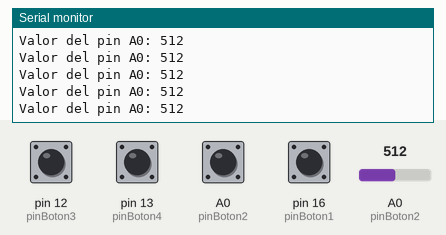
Bench run of a sketch on a simulated Arduino Uno, built with avr-gcc and run on an emulated ATmega328P. Shown: the last lines printed to the serial monitor. The test bench sets the inputs (shaded band); at power-on: A0 (pinBoton2), pin 12 (pinBoton3), pin 13 (pinBoton4), pin 16 (pinBoton1) LOW, A0 (pinBoton2) = 512.

Above: at 1.2 s.
1.3 s: pin 12 (pinBoton3) pulled HIGH for 0.15 s
At 1.31 s:
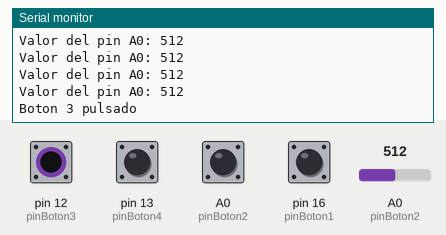
2.9 s: A0 (pinBoton2) set to 716
At 2.92 s:
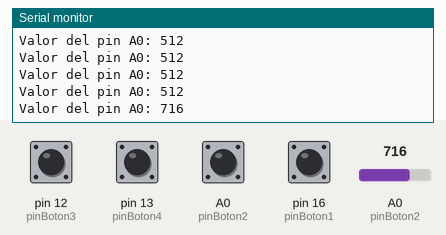
4.4 s: pin 13 (pinBoton4) pulled HIGH for 0.15 s
At 4.42 s:
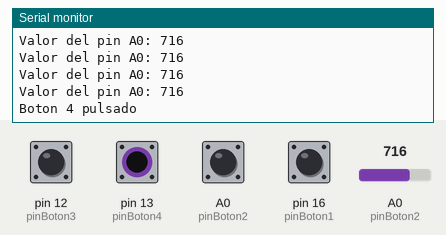
6.0 s: A0 (pinBoton2) pulled HIGH for 0.15 s
At 6.03 s:
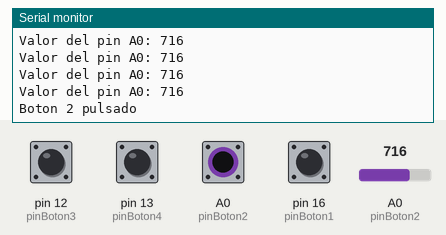
7.6 s: pin 16 (pinBoton1) pulled HIGH for 0.15 s
At 7.64 s:
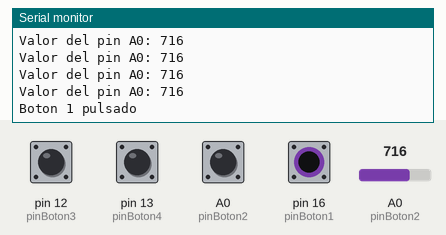
9.2 s: A0 (pinBoton2) set to 900
At 9.25 s:
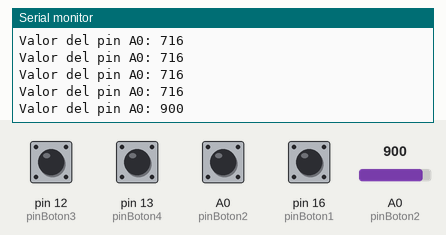
Timing chart, 0 to 11.7 s (numbered marks = the images above; inputs shaded):
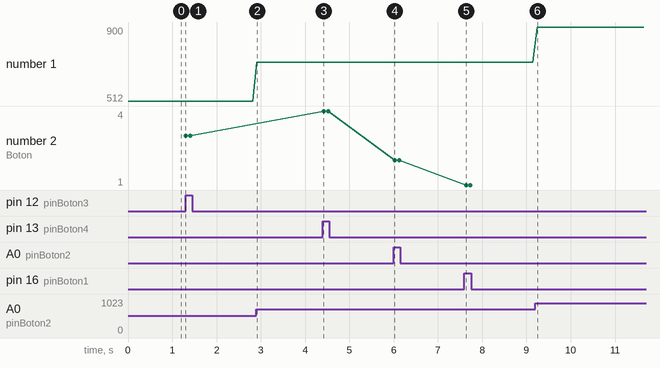

Measured:
- after the input at 1.3 s, the serial monitor: prints a new line at once (image 1)
- after the input at 2.9 s, the serial monitor: prints a new line at once (image 2)
- after the input at 4.4 s, the serial monitor: prints a new line at once (image 3)
- after the input at 6.0 s, the serial monitor: prints a new line at once (image 4)
- after the input at 7.6 s, the serial monitor: prints a new line at once (image 5)
- after the input at 9.2 s, the serial monitor: prints a new line at once (image 6)
- plotted number 1: 512 → 716 after the input at 2.9 s, 716 → 900 after the input at 9.2 s
- plotted number 2: 3 → 4 after the input at 4.4 s, 4 → 2 after the input at 6.0 s, 2 → 1 after the input at 7.6 s

The sketch:

atchimetro_detectar_botones_digital_y_valor_slider_analogico.ino
```cpp
const int pinBoton1 = 16; // Pin D0
const int pinBoton2 = 14; // Pin D5
const int pinBoton3 = 12; // Pin D6
const int pinBoton4 = 13; // Pin D7
const int pinAnalogico = A0; // Pin A0

void setup() {
  Serial.begin(9600); // Iniciamos la comunicación serial
  pinMode(pinBoton1, INPUT); // Configuramos los pines de los botones como entradas con resistencias pull-up
  pinMode(pinBoton2, INPUT);
  pinMode(pinBoton3, INPUT);
  pinMode(pinBoton4, INPUT);
}

void loop() {
  if (digitalRead(pinBoton1) == HIGH) { // Si el botón 1 se ha pulsado
    Serial.println("Boton 1 pulsado"); // Mostramos un mensaje en la consola serial indicando que el botón 1 se ha pulsado
  } else if (digitalRead(pinBoton2) == HIGH) { // Si el botón 2 se ha pulsado
    Serial.println("Boton 2 pulsado"); // Mostramos un mensaje en la consola serial indicando que el botón 2 se ha pulsado
  } else if (digitalRead(pinBoton3) == HIGH) { // Si el botón 3 se ha pulsado
    Serial.println("Boton 3 pulsado"); // Mostramos un mensaje en la consola serial indicando que el botón 3 se ha pulsado
  } else if (digitalRead(pinBoton4) == HIGH) { // Si el botón 4 se ha pulsado
    Serial.println("Boton 4 pulsado"); // Mostramos un mensaje en la consola serial indicando que el botón 4 se ha pulsado
  }

  int valorAnalogico = analogRead(pinAnalogico); // Leemos el valor del pin A0
  Serial.print("Valor del pin A0: "); // Mostramos un mensaje en la consola serial indicando que se va a mostrar el valor del pin A0
  Serial.println(valorAnalogico); // Mostramos el valor del pin A0

  delay(100); // Esperamos un instante antes de leer el estado de los botones y el valor del pin A0 de nuevo
}
```
